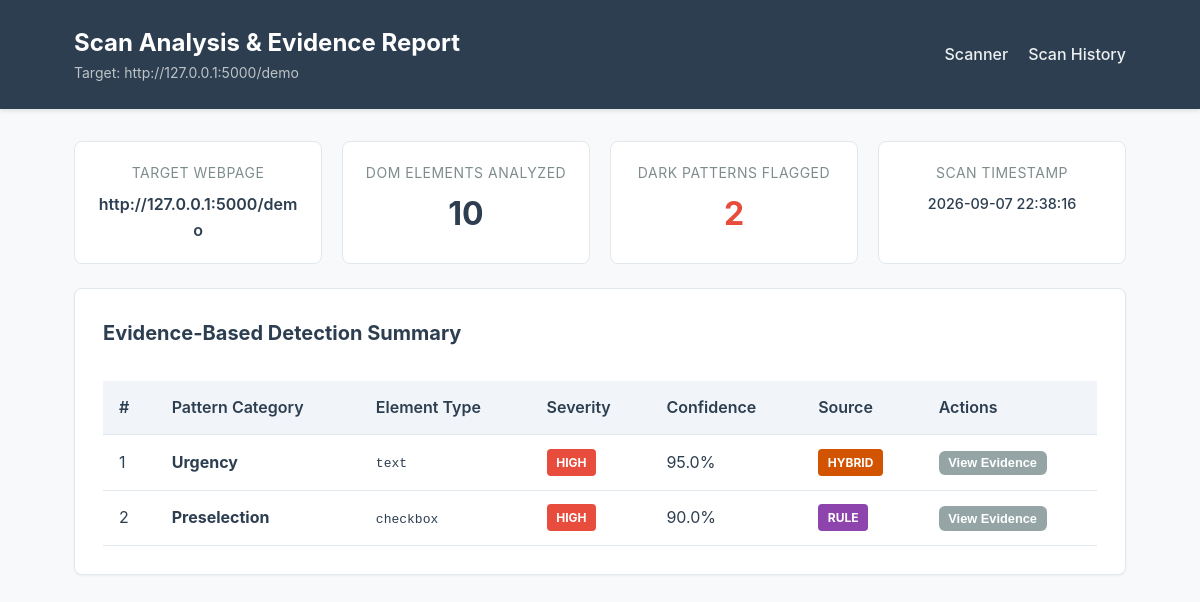
Page /results/3 on the committed database.
### tables this page shows
CREATE TABLE scans (
                id INTEGER PRIMARY KEY AUTOINCREMENT,
                url TEXT NOT NULL,
                scan_date TEXT NOT NULL,
                total_elements INTEGER NOT NULL DEFAULT 0,
                total_detections INTEGER NOT NULL DEFAULT 0
            );

CREATE TABLE detections (
                id INTEGER PRIMARY KEY AUTOINCREMENT,
                scan_id INTEGER NOT NULL,
                pattern TEXT NOT NULL,
                element_type TEXT,
                element_text TEXT,
                confidence REAL,
                severity TEXT,
                source TEXT,
                explanation TEXT,
                html_snippet TEXT,
                screenshot_path TEXT,
                FOREIGN KEY (scan_id) REFERENCES scans(id) ON DELETE CASCADE
            );

### app.py (the view)
@app.route("/results/<int:scan_id>")
def view_results(scan_id):
    scan_data = db_manager.get_scan(scan_id)
    if not scan_data:
        flash(f"Scan record #{scan_id} not found.", "error")
        return redirect(url_for("index"))
    return render_template("results.html", scan=scan_data)

### database/db.py (called while the page is built, shortened)
    def _get_sqlite_connection(self):
        os.makedirs(os.path.dirname(self.sqlite_db_path), exist_ok=True)
        conn = sqlite3.connect(self.sqlite_db_path)
        conn.row_factory = sqlite3.Row
        return conn

    def get_scan(self, scan_id):
        conn = self._get_sqlite_connection()
        cursor = conn.cursor()
        cursor.execute("SELECT * FROM scans WHERE id = ?", (scan_id,))
        scan_row = cursor.fetchone()
        if not scan_row:
            conn.close()
            return None
        scan = dict(scan_row)
        cursor.execute("SELECT * FROM detections WHERE scan_id = ?", (scan_id,))
        scan["detections"] = [dict(r) for r in cursor.fetchall()]
        conn.close()
        return scan

### templates/results.html (shortened to what this page needs)
<!DOCTYPE html>
<html lang="en">
<head>
    <link rel="stylesheet" href="{{ url_for('static', filename='css/style.css') }}">
</head>
<body>
    <header class="header">
        <div class="header-container">
            <div class="header-title">
                <h1>Scan Analysis & Evidence Report</h1>
                <p>Target: {{ scan.url }}</p>
            </div>
            <nav class="nav-links">
                <a href="{{ url_for('index') }}">Scanner</a>
                <a href="{{ url_for('history') }}">Scan History</a>
            </nav>
        </div>
    </header>
    <main class="container">
        <div class="metrics-grid">
            <div class="metric-card">
                <div class="metric-label">Target Webpage</div>
                <div style="font-size: 1rem; font-weight: 600; margin-top: 0.5rem; word-break: break-all;">
                    {{ scan.url }}
                </div>
            </div>
            <div class="metric-card">
                <div class="metric-label">DOM Elements Analyzed</div>
                <div class="metric-value">{{ scan.total_elements }}</div>
            </div>
            <div class="metric-card">
                <div class="metric-label">Dark Patterns Flagged</div>
                <div class="metric-value" style="color: {% if scan.total_detections > 0 %}var(--accent-color){% else %}var(--source-ml){% endif %};">
                    {{ scan.total_detections }}
                </div>
            </div>
            <div class="metric-card">
                <div class="metric-label">Scan Timestamp</div>
                <div style="font-size: 0.9rem; font-weight: 500; margin-top: 0.5rem;">
                    {{ scan.scan_date }}
                </div>
            </div>
        </div>
        <section class="card">
            <h3 class="card-title">Evidence-Based Detection Summary</h3>
            {% if scan.detections %}
            <div class="table-responsive">
                <table class="data-table">
                    <thead>
                        <tr>
                            <th>#</th>
                            <th>Pattern Category</th>
                            <th>Element Type</th>
                            <th>Severity</th>
                            <th>Confidence</th>
                            <th>Source</th>
                            <th>Actions</th>
                        </tr>
                    </thead>
                    <tbody>
                        {% for d in scan.detections %}
                        <tr>
                            <td>{{ loop.index }}</td>
                            <td><strong>{{ d.pattern }}</strong></td>
                            <td><code>{{ d.element_type }}</code></td>
                            <td>
                                <span class="badge badge-{{ d.severity | lower }}">
                                    {{ d.severity }}
                                </span>
                            </td>
                            <td>{{ "%.1f"|format(d.confidence * 100) if d.confidence is number else d.confidence }}%</td>
                            <td>
                                <span class="badge badge-{{ d.source | lower }}">
                                    {{ d.source }}
                                </span>
                            </td>
                            <td>
                                <button type="button" class="btn btn-secondary btn-toggle-detail" data-target="detail-{{ loop.index }}" style="padding: 0.3rem 0.6rem; font-size: 0.8rem;">
                                    View Evidence
                                </button>
                            </td>
                        </tr>
                        {% endfor %}
                    </tbody>
                </table>
            </div>
            {% else %}
            <div class="alert alert-info" style="margin-top: 1rem;">
                No deceptive dark pattern UI elements were flagged on this webpage.
            </div>
            {% endif %}
        </section>
    </main>
</body>
</html>

### static/css/style.css (style rules this page uses)
:root { --primary-color: #2c3e50; --secondary-color: #3498db; --accent-color: #e74c3c; --bg-color: #f8f9fa; --card-bg: #ffffff; --text-color: #2c3e50; --text-muted: #7f8c8d; --border-color: #e1e8ed; --severity-high: #e74c3c; --severity-medium: #f39c12; --severity-low: #3498db; --source-rule: #8e44ad; --source-ml: #27ae60; --source-hybrid: #d35400; }
* { box-sizing: border-box; margin: 0; padding: 0; }
body { font-family: -apple-system, BlinkMacSystemFont, "Segoe UI", Roboto, Helvetica, Arial, sans-serif; background-color: var(--bg-color); color: var(--text-color); line-height: 1.6; }
.header { background-color: var(--primary-color); color: #ffffff; padding: 1.5rem 0; box-shadow: 0 2px 4px rgba(0,0,0,0.1); }
.header-container { max-width: 1100px; margin: 0 auto; padding: 0 1.5rem; display: flex; justify-content: space-between; align-items: center; }
.header-title h1 { font-size: 1.5rem; font-weight: 700; }
.header-title p { font-size: 0.875rem; color: #bdc3c7; }
.nav-links { display: flex; gap: 1.25rem; }
.nav-links a { color: #ecf0f1; text-decoration: none; font-weight: 500; transition: color 0.2s; }
.container { max-width: 1100px; margin: 2rem auto; padding: 0 1.5rem; }
.card { background: var(--card-bg); border: 1px solid var(--border-color); border-radius: 8px; padding: 1.75rem; margin-bottom: 1.5rem; box-shadow: 0 1px 3px rgba(0,0,0,0.05); }
.card-title { font-size: 1.25rem; margin-bottom: 1rem; color: var(--primary-color); }
.btn { background-color: var(--secondary-color); color: #ffffff; padding: 0.75rem 1.5rem; border: none; border-radius: 6px; font-size: 1rem; font-weight: 600; cursor: pointer; text-decoration: none; display: inline-block; transition: background-color 0.2s; }
.btn-secondary { background-color: #95a5a6; }
.metrics-grid { display: grid; grid-template-columns: repeat(auto-fit, minmax(220px, 1fr)); gap: 1.25rem; margin-bottom: 1.5rem; }
.metric-card { background: var(--card-bg); border: 1px solid var(--border-color); border-radius: 8px; padding: 1.25rem; text-align: center; }
.metric-value { font-size: 2rem; font-weight: 700; color: var(--primary-color); margin-top: 0.25rem; }
.metric-label { font-size: 0.875rem; color: var(--text-muted); text-transform: uppercase; letter-spacing: 0.5px; }
.badge { display: inline-block; padding: 0.25rem 0.6rem; border-radius: 4px; font-size: 0.75rem; font-weight: 700; text-transform: uppercase; color: #ffffff; }
.badge-high { background-color: var(--severity-high); }
.badge-rule { background-color: var(--source-rule); }
.badge-hybrid { background-color: var(--source-hybrid); }
.table-responsive { overflow-x: auto; }
.data-table { width: 100%; border-collapse: collapse; margin-top: 1rem; }
.data-table th, .data-table td { padding: 0.85rem 1rem; text-align: left; border-bottom: 1px solid var(--border-color); }
.data-table th { background-color: #f1f5f9; font-weight: 600; color: var(--primary-color); }

### rows in the picture
scans: url "http://127.0.0.1:5000/demo", total_elements "10", total_detections "2", scan_date "2026-09-07 22:38:16"
detections: pattern "Urgency", element_type "text", severity "HIGH", confidence "95.0", source "HYBRID"
detections: pattern "Preselection", element_type "checkbox", severity "HIGH", confidence "90.0", source "RULE"
